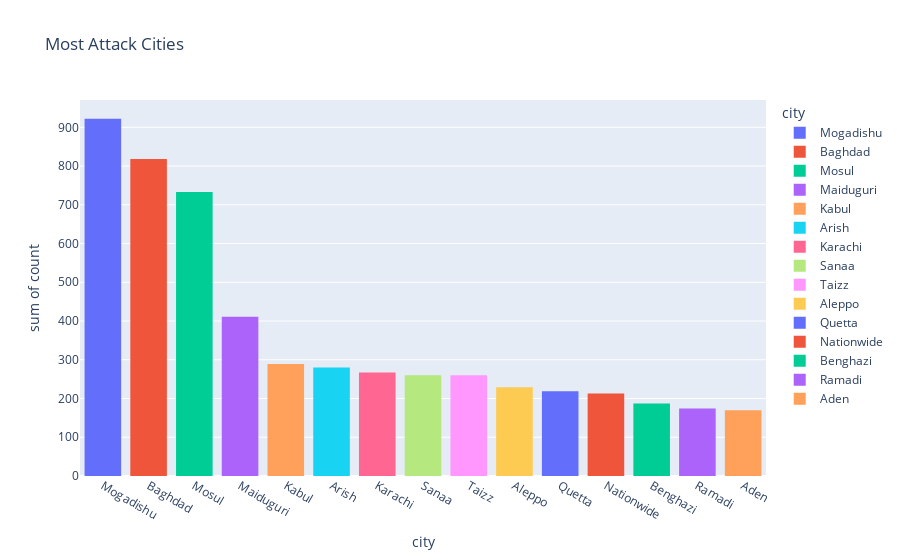

The cell this chart's notebook holds for it:
### Code cell
city1 = dataset.City.value_counts()
city = pd.DataFrame({'city':city1.index , 'count':city1.values})
city.drop(city.index[15:] , axis = 0 , inplace=True)
fig4 = px.histogram(city , x = 'city' , y = 'count' , color='city' , title='Most Attack Cities')
fig4.show()

### Figure 1 — Plotly figure (JSON) as saved in the notebook; plotly's stock layout.template omitted (floating-point values rounded to 4 significant figures)
{"data": [{"alignmentgroup": "True", "bingroup": "x", "histfunc": "sum", "hovertemplate": "city=%{x}<br>sum of count=%{y}<extra></extra>", "legendgroup": "Mogadishu", "marker": {"color": "#636efa", "pattern": {"shape": ""}}, "name": "Mogadishu", "offsetgroup": "Mogadishu", "orientation": "v", "showlegend": true, "type": "histogram", "x": ["Mogadishu"], "xaxis": "x", "y": [922], "yaxis": "y"}, {"alignmentgroup": "True", "bingroup": "x", "histfunc": "sum", "hovertemplate": "city=%{x}<br>sum of count=%{y}<extra></extra>", "legendgroup": "Baghdad", "marker": {"color": "#EF553B", "pattern": {"shape": ""}}, "name": "Baghdad", "offsetgroup": "Baghdad", "orientation": "v", "showlegend": true, "type": "histogram", "x": ["Baghdad"], "xaxis": "x", "y": [818], "yaxis": "y"}, {"alignmentgroup": "True", "bingroup": "x", "histfunc": "sum", "hovertemplate": "city=%{x}<br>sum of count=%{y}<extra></extra>", "legendgroup": "Mosul", "marker": {"color": "#00cc96", "pattern": {"shape": ""}}, "name": "Mosul", "offsetgroup": "Mosul", "orientation": "v", "showlegend": true, "type": "histogram", "x": ["Mosul"], "xaxis": "x", "y": [733], "yaxis": "y"}, {"alignmentgroup": "True", "bingroup": "x", "histfunc": "sum", "hovertemplate": "city=%{x}<br>sum of count=%{y}<extra></extra>", "legendgroup": "Maiduguri", "marker": {"color": "#ab63fa", "pattern": {"shape": ""}}, "name": "Maiduguri", "offsetgroup": "Maiduguri", "orientation": "v", "showlegend": true, "type": "histogram", "x": ["Maiduguri"], "xaxis": "x", "y": [411], "yaxis": "y"}, {"alignmentgroup": "True", "bingroup": "x", "histfunc": "sum", "hovertemplate": "city=%{x}<br>sum of count=%{y}<extra></extra>", "legendgroup": "Kabul", "marker": {"color": "#FFA15A", "pattern": {"shape": ""}}, "name": "Kabul", "offsetgroup": "Kabul", "orientation": "v", "showlegend": true, "type": "histogram", "x": ["Kabul"], "xaxis": "x", "y": [289], "yaxis": "y"}, {"alignmentgroup": "True", "bingroup": "x", "histfunc": "sum", "hovertemplate": "city=%{x}<br>sum of count=%{y}<extra></extra>", "legendgroup": "Arish", "marker": {"color": "#19d3f3", "pattern": {"shape": ""}}, "name": "Arish", "offsetgroup": "Arish", "orientation": "v", "showlegend": true, "type": "histogram", "x": ["Arish"], "xaxis": "x", "y": [280], "yaxis": "y"}, {"alignmentgroup": "True", "bingroup": "x", "histfunc": "sum", "hovertemplate": "city=%{x}<br>sum of count=%{y}<extra></extra>", "legendgroup": "Karachi", "marker": {"color": "#FF6692", "pattern": {"shape": ""}}, "name": "Karachi", "offsetgroup": "Karachi", "orientation": "v", "showlegend": true, "type": "histogram", "x": ["Karachi"], "xaxis": "x", "y": [267], "yaxis": "y"}, {"alignmentgroup": "True", "bingroup": "x", "histfunc": "sum", "hovertemplate": "city=%{x}<br>sum of count=%{y}<extra></extra>", "legendgroup": "Sanaa", "marker": {"color": "#B6E880", "pattern": {"shape": ""}}, "name": "Sanaa", "offsetgroup": "Sanaa", "orientation": "v", "showlegend": true, "type": "histogram", "x": ["Sanaa"], "xaxis": "x", "y": [260], "yaxis": "y"}, {"alignmentgroup": "True", "bingroup": "x", "histfunc": "sum", "hovertemplate": "city=%{x}<br>sum of count=%{y}<extra></extra>", "legendgroup": "Taizz", "marker": {"color": "#FF97FF", "pattern": {"shape": ""}}, "name": "Taizz", "offsetgroup": "Taizz", "orientation": "v", "showlegend": true, "type": "histogram", "x": ["Taizz"], "xaxis": "x", "y": [260], "yaxis": "y"}, {"alignmentgroup": "True", "bingroup": "x", "histfunc": "sum", "hovertemplate": "city=%{x}<br>sum of count=%{y}<extra></extra>", "legendgroup": "Aleppo", "marker": {"color": "#FECB52", "pattern": {"shape": ""}}, "name": "Aleppo", "offsetgroup": "Aleppo", "orientation": "v", "showlegend": true, "type": "histogram", "x": ["Aleppo"], "xaxis": "x", "y": [229], "yaxis": "y"}, {"alignmentgroup": "True", "bingroup": "x", "histfunc": "sum", "hovertemplate": "city=%{x}<br>sum of count=%{y}<extra></extra>", "legendgroup": "Quetta", "marker": {"color": "#636efa", "pattern": {"shape": ""}}, "name": "Quetta", "offsetgroup": "Quetta", "orientation": "v", "showlegend": true, "type": "histogram", "x": ["Quetta"], "xaxis": "x", "y": [219], "yaxis": "y"}, {"alignmentgroup": "True", "bingroup": "x", "histfunc": "sum", "hovertemplate": "city=%{x}<br>sum of count=%{y}<extra></extra>", "legendgroup": "Nationwide", "marker": {"color": "#EF553B", "pattern": {"shape": ""}}, "name": "Nationwide", "offsetgroup": "Nationwide", "orientation": "v", "showlegend": true, "type": "histogram", "x": ["Nationwide"], "xaxis": "x", "y": [213], "yaxis": "y"}, {"alignmentgroup": "True", "bingroup": "x", "histfunc": "sum", "hovertemplate": "city=%{x}<br>sum of count=%{y}<extra></extra>", "legendgroup": "Benghazi", "marker": {"color": "#00cc96", "pattern": {"shape": ""}}, "name": "Benghazi", "offsetgroup": "Benghazi", "orientation": "v", "showlegend": true, "type": "histogram", "x": ["Benghazi"], "xaxis": "x", "y": [187], "yaxis": "y"}, {"alignmentgroup": "True", "bingroup": "x", "histfunc": "sum", "hovertemplate": "city=%{x}<br>sum of count=%{y}<extra></extra>", "legendgroup": "Ramadi", "marker": {"color": "#ab63fa", "pattern": {"shape": ""}}, "name": "Ramadi", "offsetgroup": "Ramadi", "orientation": "v", "showlegend": true, "type": "histogram", "x": ["Ramadi"], "xaxis": "x", "y": [174], "yaxis": "y"}, {"alignmentgroup": "True", "bingroup": "x", "histfunc": "sum", "hovertemplate": "city=%{x}<br>sum of count=%{y}<extra></extra>", "legendgroup": "Aden", "marker": {"color": "#FFA15A", "pattern": {"shape": ""}}, "name": "Aden", "offsetgroup": "Aden", "orientation": "v", "showlegend": true, "type": "histogram", "x": ["Aden"], "xaxis": "x", "y": [170], "yaxis": "y"}], "layout": {"barmode": "relative", "legend": {"title": {"text": "city"}, "tracegroupgap": 0}, "title": {"text": "Most Attack Cities"}, "xaxis": {"anchor": "y", "categoryarray": ["Mogadishu", "Baghdad", "Mosul", "Maiduguri", "Kabul", "Arish", "Karachi", "Sanaa", "Taizz", "Aleppo", "Quetta", "Nationwide", "Benghazi", "Ramadi", "Aden"], "categoryorder": "array", "domain": [0, 1], "title": {"text": "city"}}, "yaxis": {"anchor": "x", "domain": [0, 1], "title": {"text": "sum of count"}}}}
